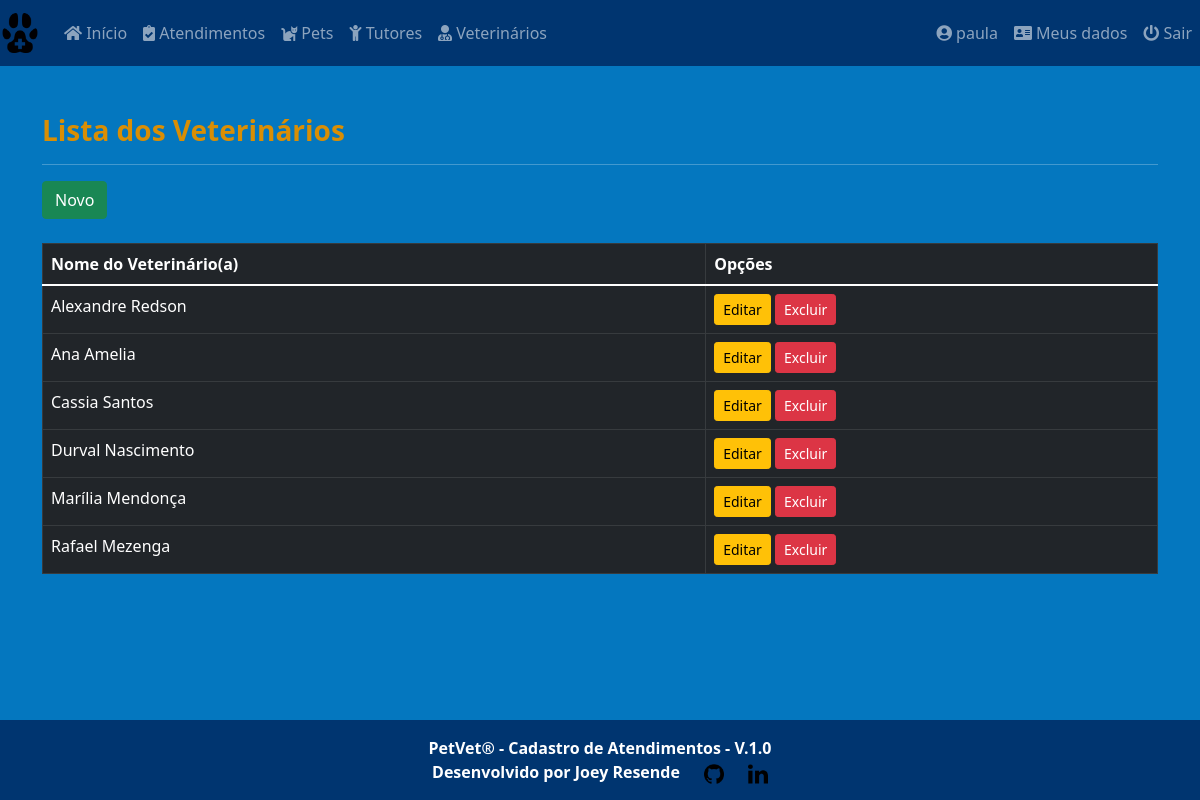
Screenshot of /core/vets/ (signed in) with the database file from the repository.
### core/models.py (models this page shows, shortened)
class Vet(models.Model):
    vet_name = models.CharField(
        max_length=30, verbose_name='Nome')
    class Meta:
        ordering = ['vet_name']

### core/views.py (the view)
# urls.py: path('vets/', VetList.as_view(), name='vets'),
class VetList(LoginRequiredMixin, ListView):
    login_url = reverse_lazy('login')
    model = Vet
    template_name = 'core/vet_list.html'

### core/templates/core/vet_list.html (shortened to what this page needs)
{% extends 'core/base_model.html' %}
{% load static %}
{% block content %}
<h3><strong>Lista dos Veterinários</strong></h3>
<hr>
<a href="{% url 'vet_new' %}" class="btn btn-success btn">Novo</a><br><br>
<div class="table-responsive">
  <table class="table table-bordered table-hover table-dark" id="vet_table">
    <thead class="thead-dark">
      <tr>
        <th>Nome do Veterinário(a)</th>
        <th>Opções</th>
      </tr>
    </thead>
    <tbody>
      {% for each in object_list %}
      <tr>
        <td>{{ each.vet_name }}</td>
        <td>
          <a href="{% url 'vet_edit' each.pk %}" class="btn btn-warning btn-sm">Editar</a>
          <a href="{% url 'vet_delete' each.pk %}" class="btn btn-danger btn-sm">Excluir</a>
        </td>
      </tr>
      {% empty %}
      <tr>
        <td colspan="4">Nenhum Veterinário cadastrado.</td>
      </tr>
      {% endfor %}
    </tbody>
  </table>
</div>
{% endblock %}

### core/templates/core/base_model.html (shortened to what this page needs)
{% load static %}
<!DOCTYPE html>
<html lang="pt-br" class="h-100">
<head>
    <link
      rel="stylesheet"
      href="https://cdn.jsdelivr.net/npm/bootstrap@5.1.3/dist/css/bootstrap.min.css"
    />
    <link rel="stylesheet" href="https://cdnjs.cloudflare.com/ajax/libs/font-awesome/5.11.2/css/all.css">
    <link rel="stylesheet" href="{% static 'css/styles.css' %}" />
    <link rel="stylesheet" type="text/css" href="https://cdn.datatables.net/v/bs5/dt-1.11.5/datatables.min.css"/>
</head>
 <body class="d-flex flex-column h-100">
    <main role="main" class="flex-shrink-0">
      {% block menu %}
      <header class="navbar navbar-expand navbar-dark flex-column flex-md-row bd-navbar">
        <a class="navbar-brand" href="{% url 'index' %}">
          <img src="{% static 'img/favicon.ico/' %}" height="40" alt="" />
        </a>
        <div class="navbar-nav-scroll">
          <ul class="navbar-nav bd-navbar-nav flex=row">
              <li class="nav-item">
                <a class="nav-link" href="{% url 'index' %}">
                  <i class="fa fa-home" aria-hidden="true"></i>
                    Início
                </a>
              </li>
              <li class="nav-item">
                <a class="nav-link" href="{% url 'medical_cares' %}">
                  <i class="fas fa-clipboard-check" aria-hidden="true"></i>
                  Atendimentos
                </a>
              </li>
              <li class="nav-item">
                <a class="nav-link" href="{% url 'pets' %}">
                  <i class="fas fa-cat" aria-hidden="true"></i>
                  Pets
                </a>
              </li>
              <li class="nav-item">
                <a class="nav-link" href="{% url 'tutors' %}">
                  <i class="fas fa-child" aria-hidden="true"></i>
                  Tutores
                </a>
              </li>
              <li class="nav-item">
                <a class="nav-link" href="{% url 'vets' %}">
                  <i class="fas fa-user-md" aria-hidden="true"></i>
                  Veterinários
                </a>
              </li>
          </ul>
        </div>
        <div class="collapse navbar-collapse d-lg-flex justify-content-end">
          <ul class="navbar-nav bd-navbar-nav flex=row">
            {% if request.user.is_authenticated %}
            <li class="nav-item">
              <a class="nav-link" href="#">
                <i class="fas fa-user-circle" aria-hidden="true"></i>
                  <span id="username">{{ request.user }}</span>
              </a>
            </li>
            <li class="nav-item">
              <a class="nav-link" href="{% url 'meus_dados' %}">
                <i class="fas fa-address-card" aria-hidden="true"></i>
                Meus dados
              </a>
            </li>
            <li class="nav-item">
              <a class="nav-link" href="{% url 'logout' %}">
                <i class="fas fa-power-off" aria-hidden="true"></i>
                Sair
              </a>
            </li>
            {% endif %}
              </ul>
            </div>
      </header>
      {% endblock %}
      <div class="container py-5">
        {% block content %}
        {% endblock %}
      </div>
    </main>
    <footer class="mt-auto">
      {% block footer %}
      <div class="container-fluid text-center p-3">
        <div class="row justify-content-md-center">
          <div class="col text-center">
            <span><strong>PetVet® - Cadastro de Atendimentos - V.1.0</strong></span><br>
          </div>
        </div>
        <div class="row justify-content-md-center">
          <div class="col-md-auto">
            <span><strong>Desenvolvido por Joey Resende</strong></span>
          </div>
          <div class="col-md-auto">
            <a href="https://github.com/Joey-Resende" target="_blank">
              <img src="{% static 'img/github_logo_icon.png' %}" height="20" alt="logo github">
            </a>
          </div>
          <div class="col-md-auto">
            <a href="https://www.linkedin.com/in/givanildo-resende/" target="_blank">
              <img src="{% static 'img/linkedin_logo_icon.png' %}" height="20" alt="logo linkedin">
            </a>
          </div>
        </div>
      </div>
      {% endblock %}
    </footer>
  </body>
</html>

### static/css/styles.css (style rules this page uses)
:root { --preto: #000000; --branco-1: #ffffff; --branco-2: #E0E2DD; --azul-1: #0477BF; --azul-2: #0388A6; --azul-3: #003570; --amarelo-1: #F2CB05; --amarelo-2: #D98E04; }
body { background-color: var(--azul-1); color: var(--preto); }
h3 { color: var(--amarelo-2); }
div { color: var(--branco-1); }
.navbar { background-color: var(--azul-3); color: var(--amarelo-2); }
footer { background-color: var(--azul-3); }

### rows the page displays
Vet: vet_name "Alexandre Redson"
Vet: vet_name "Ana Amelia"
Vet: vet_name "Cassia Santos"
Vet: vet_name "Durval Nascimento"
Vet: vet_name "Marília Mendonça"
Vet: vet_name "Rafael Mezenga"

### other values shown
{{ request.user }} "paula"
